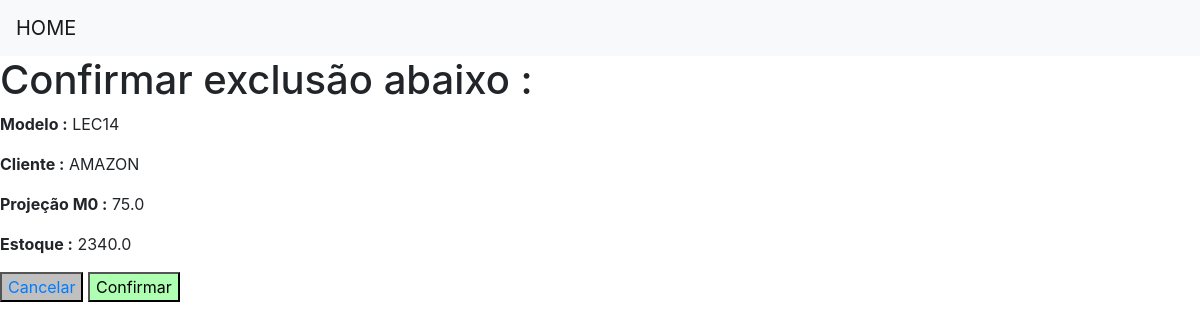
Screenshot of /confirmar_excluir_input/3/ with the database file from the repository.
### app_dados_semanal/models.py (models this page shows)
class Semanal(models.Model):
    data = models.DateField(null= False)
    cliente = models.CharField(max_length = 100, null= False)
    modelo = models.CharField(max_length = 100, null = False)
    projecao_m0 = models.FloatField(null = True, default=0)
    real = models.FloatField(null = True, default=0)
    estoque = models.FloatField(null = True, default=0)
    uploaded = models.DateTimeField(default=timezone.now)

### app_dados_semanal/views.py (the view)
# urls.py: path('confirmar_excluir_input/<int:id>/', views.excluir,name='confirmar_excluir_input'),
def excluir (request,id):
    dados = {'dados': Semanal.objects.get(pk = id)}
    if request == 'POST':                   #solicitação de delete
        dados.delete()
        return redirect('input_registrado')
    else:                                   #solicitação get de acesso a pagina
        return render(request,'confirmar_excluir_input.html',dados)

### app_dados_semanal/templates/confirmar_excluir_input.html (shortened to what this page needs)
{% extends 'base.html' %}
{% block conteudo %}
<form method="POST">
    <h1> Confirmar exclusão abaixo : </h1>
        <p><strong> Modelo :</strong> {{dados.modelo}}</p>
        <p><strong> Cliente :</strong> {{dados.cliente}}</p>
        <p><strong> Projeção M0 :</strong> {{dados.projecao_m0}}</p>
        <p><strong> Estoque :</strong> {{dados.estoque}}</p>
    <button style="background-color:rgb(192, 192, 192);"><a href="{% url 'input_registrado' %}">Cancelar</a></button>
    <button style="background-color:rgba(164, 255, 168, 0.877);"type="submit">Confirmar</button>
</form>
{% endblock%}

### rows the page displays
Semanal: modelo "LEC14", cliente "AMAZON", projecao_m0 "75.0", estoque "2340.0"
